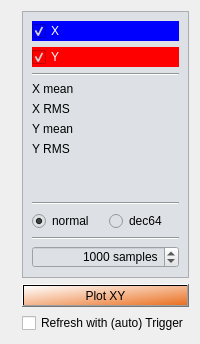
      <widget class="QWidget" name="tab_11">
       <attribute name="title">
        <string>TDP_XY</string>
       </attribute>
       <layout class="QGridLayout" name="gridLayout_27">
        <item row="0" column="0" rowspan="3">
         <widget class="QwtPlot" name="PlotTDPXY">
          <property name="sizePolicy">
           <sizepolicy hsizetype="MinimumExpanding" vsizetype="MinimumExpanding">
            <horstretch>10</horstretch>
            <verstretch>0</verstretch>
           </sizepolicy>
          </property>
          <property name="font">
           <font>
            <family>Arial</family>
           </font>
          </property>
         </widget>
        </item>
        <item row="0" column="1">
         <widget class="QFrame" name="frame_13">
          <property name="sizePolicy">
           <sizepolicy hsizetype="Preferred" vsizetype="Preferred">
            <horstretch>2</horstretch>
            <verstretch>0</verstretch>
           </sizepolicy>
          </property>
          <property name="font">
           <font>
            <family>Arial</family>
           </font>
          </property>
          <property name="styleSheet">
           <string notr="true">background-color: rgb(221, 225, 229);</string>
          </property>
          <property name="frameShape">
           <enum>QFrame::StyledPanel</enum>
          </property>
          <property name="frameShadow">
           <enum>QFrame::Raised</enum>
          </property>
          <layout class="QGridLayout" name="gridLayout_26">
           <item row="3" column="0">
            <widget class="QLabel" name="xmean_tdp">
             <property name="font">
              <font>
               <family>Arial</family>
              </font>
             </property>
             <property name="text">
              <string>X mean</string>
             </property>
             <property name="alignment">
              <set>Qt::AlignLeading|Qt::AlignLeft|Qt::AlignVCenter</set>
             </property>
            </widget>
           </item>
           <item row="4" column="0">
            <widget class="QLabel" name="xrms_tdp">
             <property name="font">
              <font>
               <family>Arial</family>
              </font>
             </property>
             <property name="text">
              <string>X RMS</string>
             </property>
             <property name="alignment">
              <set>Qt::AlignLeading|Qt::AlignLeft|Qt::AlignVCenter</set>
             </property>
            </widget>
           </item>
           <item row="5" column="0">
            <widget class="QLabel" name="ymean_tdp">
             <property name="font">
              <font>
               <family>Arial</family>
              </font>
             </property>
             <property name="text">
              <string>Y mean</string>
             </property>
             <property name="alignment">
              <set>Qt::AlignLeading|Qt::AlignLeft|Qt::AlignVCenter</set>
             </property>
            </widget>
           </item>
           <item row="6" column="0">
            <widget class="QLabel" name="yrms_tdp">
             <property name="font">
              <font>
               <family>Arial</family>
              </font>
             </property>
             <property name="text">
              <string>Y RMS</string>
             </property>
             <property name="alignment">
              <set>Qt::AlignLeading|Qt::AlignLeft|Qt::AlignVCenter</set>
             </property>
            </widget>
           </item>
           <item row="0" column="0">
            <widget class="QCheckBox" name="tdp_x">
             <property name="font">
              <font>
               <family>Arial</family>
              </font>
             </property>
             <property name="styleSheet">
              <string notr="true">color: rgb(255, 255, 255);
background-color: rgb(0, 0, 255);</string>
             </property>
             <property name="text">
              <string>X</string>
             </property>
             <property name="checked">
              <bool>true</bool>
             </property>
            </widget>
           </item>
           <item row="1" column="0">
            <widget class="QCheckBox" name="tdp_y">
             <property name="font">
              <font>
               <family>Arial</family>
              </font>
             </property>
             <property name="styleSheet">
              <string notr="true">color: rgb(255, 255, 255);
background-color: rgb(255, 0, 0);</string>
             </property>
             <property name="text">
              <string>Y</string>
             </property>
             <property name="checked">
              <bool>true</bool>
             </property>
            </widget>
           </item>
           <item row="9" column="0">
            <layout class="QHBoxLayout" name="horizontalLayout_33">
             <item>
              <widget class="QRadioButton" name="tdpxy_normal">
               <property name="font">
                <font>
                 <family>Arial</family>
                </font>
               </property>
               <property name="text">
                <string>normal</string>
               </property>
               <property name="checked">
                <bool>true</bool>
               </property>
              </widget>
             </item>
             <item>
              <widget class="QRadioButton" name="tbtxy_dec_2">
               <property name="font">
                <font>
                 <family>Arial</family>
                </font>
               </property>
               <property name="text">
                <string>dec64</string>
               </property>
              </widget>
             </item>
            </layout>
           </item>
           <item row="11" column="0">
            <layout class="QHBoxLayout" name="horizontalLayout_34">
             <item>
              <widget class="QSpinBox" name="TDPXY_SMPL">
               <property name="alignment">
                <set>Qt::AlignRight|Qt::AlignTrailing|Qt::AlignVCenter</set>
               </property>
               <property name="suffix">
                <string> samples</string>
               </property>
               <property name="minimum">
                <number>1</number>
               </property>
               <property name="maximum">
                <number>20000</number>
               </property>
               <property name="value">
                <number>1000</number>
               </property>
              </widget>
             </item>
            </layout>
           </item>
           <item row="7" column="0">
            <spacer name="verticalSpacer_15">
             <property name="font">
              <font>
               <family>Arial</family>
              </font>
             </property>
             <property name="orientation">
              <enum>Qt::Vertical</enum>
             </property>
             <property name="sizeHint" stdset="0">
              <size>
               <width>20</width>
               <height>40</height>
              </size>
             </property>
            </spacer>
           </item>
           <item row="8" column="0">
            <widget class="Line" name="line_24">
             <property name="font">
              <font>
               <family>Arial</family>
              </font>
             </property>
             <property name="orientation">
              <enum>Qt::Horizontal</enum>
             </property>
            </widget>
           </item>
           <item row="10" column="0">
            <widget class="Line" name="line_25">
             <property name="font">
              <font>
               <family>Arial</family>
              </font>
             </property>
             <property name="orientation">
              <enum>Qt::Horizontal</enum>
             </property>
            </widget>
           </item>
           <item row="2" column="0">
            <widget class="Line" name="line_26">
             <property name="font">
              <font>
               <family>Arial</family>
              </font>
             </property>
             <property name="orientation">
              <enum>Qt::Horizontal</enum>
             </property>
            </widget>
           </item>
          </layout>
         </widget>
        </item>
        <item row="1" column="1">
         <widget class="QPushButton" name="ReadTDPXY">
          <property name="font">
           <font>
            <family>Arial</family>
           </font>
          </property>
          <property name="styleSheet">
           <string notr="true">background-color: qlineargradient(spread:pad, x1:1, y1:1, x2:0, y2:0, stop:0 rgba(234, 112, 33, 255), stop:1 rgba(255, 255, 255, 255));</string>
          </property>
          <property name="text">
           <string>Plot XY</string>
          </property>
         </widget>
        </item>
        <item row="2" column="1">
         <widget class="QCheckBox" name="tdpxy_auto_refresh">
          <property name="font">
           <font>
            <family>Arial</family>
           </font>
          </property>
          <property name="text">
           <string>Refresh with (auto) Trigger</string>
          </property>
          <property name="checked">
           <bool>false</bool>
          </property>
         </widget>
        </item>
       </layout>
      </widget>
